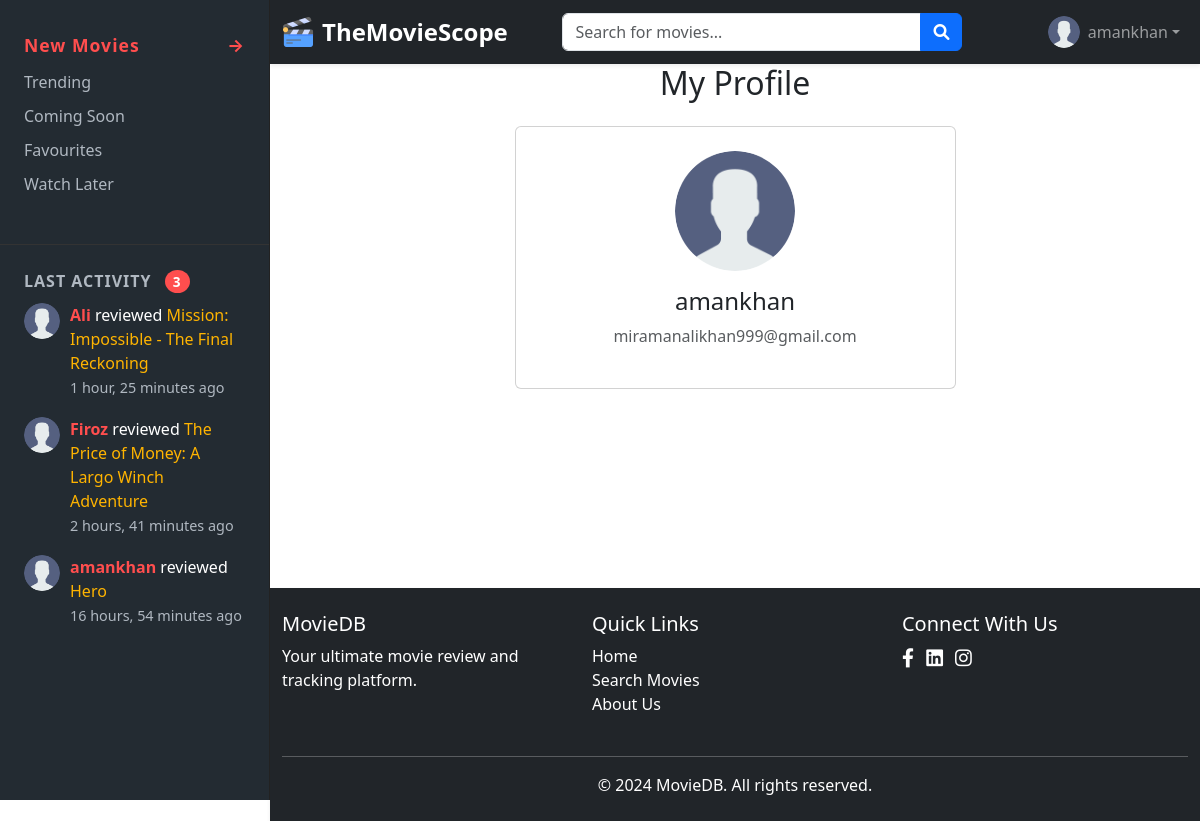
/accounts/profile/ (signed in), run on the app's committed database.
### reviews/models.py (models this page shows, shortened)
class Review(models.Model):
    user = models.ForeignKey(User, on_delete=models.CASCADE, related_name='reviews')
    tmdb_id = models.IntegerField()
    movie_title = models.CharField(max_length=255)
    rating = models.PositiveSmallIntegerField()
    text = models.TextField()
    created_at = models.DateTimeField(auto_now_add=True)

### accounts/models.py (models this page shows, shortened)
class Profile(models.Model):
    user = models.OneToOneField(User, on_delete=models.CASCADE, related_name='profile')
    bio = models.TextField(blank=True)
    avatar = models.ImageField(upload_to='avatars/', blank=True, null=True)

### accounts/views.py (the view)
# urls.py: path('profile/', views.profile_view, name='profile'),
@login_required
def profile_view(request):
    profile = request.user.profile
    return render(request, 'profile.html', {'profile': profile})

### core/context_processors.py (called while the page is built)
def recent_reviews(request):
    return {
        'reviews_sidebar': Review.objects.select_related('user__profile').order_by('-created_at')[:3]
    }

### accounts/templates/profile.html (shortened to what this page needs)
{% extends 'base.html' %}
{% load static %}
{% block content %}
<div class="row justify-content-center">
    <div class="col-md-6">
        <h2 class="mb-4 text-center">My Profile</h2>
        <div class="card p-4">
            <div class="text-center mb-3">
                {% if profile.avatar %}
                <img src="{{ profile.avatar.url }}" class="rounded-circle" width="120" height="120" alt="Avatar">
                {% else %}
                <img src="{% static 'images/user.png' %}" class="rounded-circle" width="120" height="120" alt="Avatar">
                {% endif %}
            </div>
            <h4 class="text-center">{{ profile.user.username }}</h4>
            <p class="text-center text-muted">{{ profile.user.email }}</p>
        </div>
    </div>
</div>
{% endblock %}

### templates/base.html (shortened to what this page needs)
{% load static %}
<!DOCTYPE html>
<html lang="en">
<head>
    <link href="https://cdnjs.cloudflare.com/ajax/libs/font-awesome/6.0.0/css/all.min.css" rel="stylesheet" />
    <link href="https://cdn.jsdelivr.net/npm/bootstrap@5.3.0/dist/css/bootstrap.min.css" rel="stylesheet">
    <link rel="stylesheet" href="{% static 'css/style.css' %}">
</head>
<body class="d-flex flex-column min-vh-100">
    <div class="sidebar">
        <div class="nav-section">
            <div class="section-title">New Movies <span style="float:right;">→</span></div>
            <ul>
                <li><a href="{% url 'core:trending' %}">Trending</a></li>
                <li><a href="{% url 'core:coming-soon' %}">Coming Soon</a></li>
                <li><a href="{% url 'core:favorites' %}">Favourites</a></li>
                <li><a href="{% url 'core:watch-later' %}">Watch Later</a></li>
            </ul>
        </div>
        <div class="activity-section">
            <div class="activity-title">
                LAST ACTIVITY <span class="activity-badge">
                    {% with reviews_count=reviews_sidebar|length %}
                    {{ reviews_count|default:"0" }}
                    {% endwith %}
                </span>
            </div>
            <ul class="activity-list">
                {% for review in reviews_sidebar %}
                <li>
                    {% if review.user.profile.avatar %}
                    <img src="{{ review.user.profile.avatar.url }}" class="activity-avatar"
                        alt="{{ review.user.username }}">
                    {% else %}
                    <img src="{% static 'images/user.png' %}" class="activity-avatar" alt="{{ review.user.username }}">
                    {% endif %}
                    <div class="activity-content">
                        <span class="activity-user">{{ review.user.username }}</span>
                        reviewed <span style="color:#ffb400;">{{ review.movie_title }}</span><br>
                        <span class="activity-time">{{ review.created_at|timesince }} ago</span>
                    </div>
                </li>
                {% empty %}
                <li>
                    <span class="activity-time">No recent activity.</span>
                </li>
                {% endfor %}
            </ul>
        </div>
    </div>
    <div style="margin-left:0;">
        {% include 'navbar.html' %}
        <main class="container-fluid">
            {% block content %}{% endblock %}
        </main>
    </div>
    {% include "footer.html" %}
</body>
</html>

### templates/navbar.html (shortened to what this page needs)
{% load static %}
<nav class="navbar navbar-expand-lg navbar-dark bg-dark shadow-sm">
    <div class="container-fluid">
        <a class="navbar-brand d-flex align-items-center" href="/">
            <img src="{% static 'images/film.png' %}" alt="Logo" width="32" height="32" class="me-2">
            <span class="fw-bold">TheMovieScope</span>
        </a>
        <div class="collapse navbar-collapse" id="navbarContent">
            <form class="d-flex mx-auto" action="{% url 'movies:search' %}" method="get"
                style="width: 400px; max-width: 100%;">
                <div class="input-group">
                    <input class="form-control" type="search" name="q" placeholder="Search for movies..."
                        aria-label="Search" value="{{ request.GET.q|default:'' }}">
                    <button class="btn btn-primary" type="submit">
                        <i class="fas fa-search"></i>
                    </button>
                </div>
            </form>
            <ul class="navbar-nav ms-auto">
                {% if user.is_authenticated %}
                <li class="nav-item dropdown">
                    <a class="nav-link dropdown-toggle d-flex align-items-center" href="#" id="userDropdown"
                        role="button" data-bs-toggle="dropdown" aria-expanded="false">
                        {% if user.profile.avatar %}
                        <img src="{{ user.profile.avatar.url }}" alt="Avatar" class="rounded-circle me-2" width="32"
                            height="32">
                        {% else %}
                        <img src="{% static 'images/user.png' %}" alt="Avatar" class="rounded-circle me-2" width="32"
                            height="32">
                        {% endif %}
                        {{ user.username }}
                    </a>
                </li>
                {% endif %}
            </ul>
        </div>
    </div>
</nav>

### static/css/style.css (style rules this page uses)
.navbar { box-shadow: 0 2px 4px rgba(0,0,0,0.08); }
.navbar-brand { font-weight: bold; font-size: 1.5rem; }
main { min-height: calc(100vh - 300px); }

### templates/base.html (style rules this page uses)
.sidebar { width: 270px; background: #232b32; color: #fff; min-height: 100vh; position: fixed; left: 0; top: 0; border-right: 1px solid #222; display: flex; flex-direction: column; z-index: 100; }
.sidebar .nav-section { padding: 32px 24px 0 24px; }
.sidebar .nav-section .section-title { color: #ff4e4e; font-weight: bold; font-size: 1.1rem; margin-bottom: 12px; letter-spacing: 1px; }
.sidebar .nav-section ul { list-style: none; padding: 0; margin: 0 0 24px 0; }
.sidebar .nav-section ul li { margin-bottom: 10px; }
.sidebar .nav-section ul li a { color: #b0b8c1; text-decoration: none; font-size: 1rem; transition: color 0.2s; }
.sidebar .activity-section { border-top: 1px solid #333; margin: 24px 0 0 0; padding: 24px 24px 0 24px; }
.sidebar .activity-title { font-size: 1rem; font-weight: bold; color: #b0b8c1; margin-bottom: 10px; letter-spacing: 1px; }
.sidebar .activity-badge { background: #ff4e4e; color: #fff; border-radius: 50%; font-size: 0.85rem; padding: 2px 8px; margin-left: 8px; }
.sidebar .activity-list { list-style: none; padding: 0; margin: 0; }
.sidebar .activity-list li { margin-bottom: 18px; display: flex; align-items: flex-start; }
.sidebar .activity-avatar { width: 36px; height: 36px; border-radius: 50%; margin-right: 10px; object-fit: cover; }
.sidebar .activity-content { flex: 1; }
.sidebar .activity-user { font-weight: bold; color: #ff4e4e; }
.sidebar .activity-time { color: #b0b8c1; font-size: 0.9rem; }
body { padding-left: 270px; }

### data on the page
Review: user.username "Ali", movie_title "Mission: Impossible - The Final Reckoning", created_at "1 hour, 25 minutes"
Review: user.username "Firoz", movie_title "The Price of Money: A Largo Winch Adventure", created_at "2 hours, 41 minutes"
Review: user.username "amankhan", movie_title "Hero", created_at "16 hours, 54 minutes"
Profile: user.username "amankhan", user.email "miramanalikhan999@gmail.com"

### other printed values
{{ reviews_count|default:"0" }} "3"
{{ user.username }} "amankhan"
